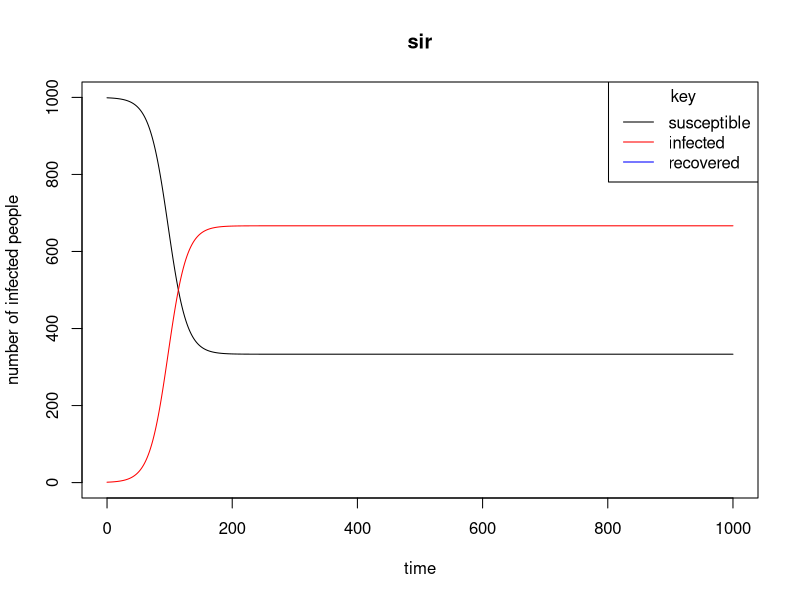

Write R code to recreate this figure.
library(deSolve)  
library(dplyr)
rm(list = ls())
#create a model 

SIR_odes <- function (t,x,params){ 
  #so i dont have to name the beta$# etc. 
  with(as.list(c(x,params)), { 
    
    dS <- -beta*S*I + gamma*I     
    dI <- beta*S*I - gamma*I 
    
    return(list(c(dS,dI)))  
  })
}

#parameters 
pars <- c( 
  beta = 0.0001, 
  gamma = 1/30) 

initialValues <- c(
  S = 999,  
  I = 1) 

#times 

times <- seq(0,1000,by= 1)  

results <- as.data.frame(ode(y = initialValues, 
                             times = times, func = SIR_odes, parms = pars)) 


plot(x =results$time, y=results$S, type = 'l', col = 'black', ylim = c(0,1000),  main = 'sir', xlab = 'time', ylab = 'number of infected people')
lines(x = results$time, y= results$I, type = 'l', col= 'red')
legend("topright", title="key", legend=c("susceptible", "infected", "recovered"), 
       col = c("black","red", "blue"),
       lty=c(1,1,1)) 
